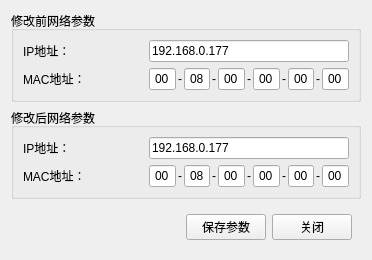
<?xml version="1.0" encoding="UTF-8"?>
<ui version="4.0">
 <class>NetSettingWindow</class>
 <widget class="QWidget" name="NetSettingWindow">
  <property name="geometry">
   <rect>
    <x>0</x>
    <y>0</y>
    <width>372</width>
    <height>237</height>
   </rect>
  </property>
  <property name="windowTitle">
   <string>网络设置</string>
  </property>
  <layout class="QVBoxLayout" name="verticalLayout">
   <item>
    <widget class="QGroupBox" name="groupBox">
     <property name="title">
      <string>修改前网络参数</string>
     </property>
     <layout class="QGridLayout" name="gridLayout_3">
      <item row="0" column="0">
       <widget class="QLabel" name="label_12">
        <property name="text">
         <string>IP地址：</string>
        </property>
       </widget>
      </item>
      <item row="1" column="0">
       <widget class="QLabel" name="label_13">
        <property name="text">
         <string>MAC地址：</string>
        </property>
       </widget>
      </item>
      <item row="0" column="1">
       <widget class="QLineEdit" name="lineEdit_ip_2">
        <property name="sizePolicy">
         <sizepolicy hsizetype="Fixed" vsizetype="Fixed">
          <horstretch>0</horstretch>
          <verstretch>0</verstretch>
         </sizepolicy>
        </property>
        <property name="maximumSize">
         <size>
          <width>200</width>
          <height>16777215</height>
         </size>
        </property>
        <property name="toolTip">
         <string>IP地址修改：总共32bit，从左到右，每字节对应着IP地址的一个8位2进制数，即XX-XX-XX-XX。</string>
        </property>
        <property name="statusTip">
         <string>IP地址修改：总共32bit，从左到右，每字节对应着IP地址的一个8位2进制数，即XX-XX-XX-XX。</string>
        </property>
        <property name="text">
         <string>192.168.0.177</string>
        </property>
        <property name="maxLength">
         <number>15</number>
        </property>
       </widget>
      </item>
      <item row="1" column="1">
       <widget class="QWidget" name="widget_2" native="true">
        <property name="maximumSize">
         <size>
          <width>200</width>
          <height>16777215</height>
         </size>
        </property>
        <layout class="QHBoxLayout" name="horizontalLayout_2">
         <property name="spacing">
          <number>2</number>
         </property>
         <property name="leftMargin">
          <number>0</number>
         </property>
         <property name="topMargin">
          <number>0</number>
         </property>
         <property name="rightMargin">
          <number>0</number>
         </property>
         <property name="bottomMargin">
          <number>0</number>
         </property>
         <item>
          <widget class="QLineEdit" name="lineEdit_mac_1">
           <property name="sizePolicy">
            <sizepolicy hsizetype="Preferred" vsizetype="Fixed">
             <horstretch>0</horstretch>
             <verstretch>0</verstretch>
            </sizepolicy>
           </property>
           <property name="text">
            <string>00</string>
           </property>
           <property name="alignment">
            <set>Qt::AlignCenter</set>
           </property>
           <property name="readOnly">
            <bool>true</bool>
           </property>
          </widget>
         </item>
         <item>
          <widget class="QLabel" name="label_15">
           <property name="text">
            <string>-</string>
           </property>
           <property name="alignment">
            <set>Qt::AlignCenter</set>
           </property>
          </widget>
         </item>
         <item>
          <widget class="QLineEdit" name="lineEdit_mac_2">
           <property name="text">
            <string>08</string>
           </property>
           <property name="alignment">
            <set>Qt::AlignCenter</set>
           </property>
           <property name="readOnly">
            <bool>true</bool>
           </property>
          </widget>
         </item>
         <item>
          <widget class="QLabel" name="label_16">
           <property name="text">
            <string>-</string>
           </property>
           <property name="alignment">
            <set>Qt::AlignCenter</set>
           </property>
          </widget>
         </item>
         <item>
          <widget class="QLineEdit" name="lineEdit_mac_3">
           <property name="toolTip">
            <string>MAC地址：MAC地址共48bit，最高的16位默认为00 08，后续32位与指令数据对应，即00-08-XX-XX-XX-XX。</string>
           </property>
           <property name="statusTip">
            <string>MAC地址：MAC地址共48bit，最高的16位默认为00 08，后续32位与指令数据对应，即00-08-XX-XX-XX-XX。</string>
           </property>
           <property name="text">
            <string>00</string>
           </property>
           <property name="maxLength">
            <number>2</number>
           </property>
           <property name="alignment">
            <set>Qt::AlignCenter</set>
           </property>
          </widget>
         </item>
         <item>
          <widget class="QLabel" name="label_18">
           <property name="text">
            <string>-</string>
           </property>
           <property name="alignment">
            <set>Qt::AlignCenter</set>
           </property>
          </widget>
         </item>
         <item>
          <widget class="QLineEdit" name="lineEdit_mac_4">
           <property name="toolTip">
            <string>MAC地址：MAC地址共48bit，最高的16位默认为00 08，后续32位与指令数据对应，即00-08-XX-XX-XX-XX。</string>
           </property>
           <property name="statusTip">
            <string>MAC地址：MAC地址共48bit，最高的16位默认为00 08，后续32位与指令数据对应，即00-08-XX-XX-XX-XX。</string>
           </property>
           <property name="text">
            <string>00</string>
           </property>
           <property name="maxLength">
            <number>2</number>
           </property>
           <property name="alignment">
            <set>Qt::AlignCenter</set>
           </property>
          </widget>
         </item>
         <item>
          <widget class="QLabel" name="label_20">
           <property name="text">
            <string>-</string>
           </property>
           <property name="alignment">
            <set>Qt::AlignCenter</set>
           </property>
          </widget>
         </item>
         <item>
          <widget class="QLineEdit" name="lineEdit_mac_5">
           <property name="toolTip">
            <string>MAC地址：MAC地址共48bit，最高的16位默认为00 08，后续32位与指令数据对应，即00-08-XX-XX-XX-XX。</string>
           </property>
           <property name="statusTip">
            <string>MAC地址：MAC地址共48bit，最高的16位默认为00 08，后续32位与指令数据对应，即00-08-XX-XX-XX-XX。</string>
           </property>
           <property name="text">
            <string>00</string>
           </property>
           <property name="maxLength">
            <number>2</number>
           </property>
           <property name="alignment">
            <set>Qt::AlignCenter</set>
           </property>
          </widget>
         </item>
         <item>
          <widget class="QLabel" name="label_19">
           <property name="text">
            <string>-</string>
           </property>
           <property name="alignment">
            <set>Qt::AlignCenter</set>
           </property>
          </widget>
         </item>
         <item>
          <widget class="QLineEdit" name="lineEdit_mac_6">
           <property name="toolTip">
            <string>MAC地址：MAC地址共48bit，最高的16位默认为00 08，后续32位与指令数据对应，即00-08-XX-XX-XX-XX。</string>
           </property>
           <property name="statusTip">
            <string>MAC地址：MAC地址共48bit，最高的16位默认为00 08，后续32位与指令数据对应，即00-08-XX-XX-XX-XX。</string>
           </property>
           <property name="text">
            <string>00</string>
           </property>
           <property name="maxLength">
            <number>2</number>
           </property>
           <property name="alignment">
            <set>Qt::AlignCenter</set>
           </property>
          </widget>
         </item>
        </layout>
       </widget>
      </item>
     </layout>
    </widget>
   </item>
   <item>
    <widget class="QGroupBox" name="groupBox_2">
     <property name="title">
      <string>修改后网络参数</string>
     </property>
     <layout class="QGridLayout" name="gridLayout_4">
      <item row="0" column="0">
       <widget class="QLabel" name="label_14">
        <property name="text">
         <string>IP地址：</string>
        </property>
       </widget>
      </item>
      <item row="1" column="0">
       <widget class="QLabel" name="label_17">
        <property name="text">
         <string>MAC地址：</string>
        </property>
       </widget>
      </item>
      <item row="0" column="1">
       <widget class="QLineEdit" name="lineEdit_ip_3">
        <property name="sizePolicy">
         <sizepolicy hsizetype="Fixed" vsizetype="Fixed">
          <horstretch>0</horstretch>
          <verstretch>0</verstretch>
         </sizepolicy>
        </property>
        <property name="maximumSize">
         <size>
          <width>200</width>
          <height>16777215</height>
         </size>
        </property>
        <property name="toolTip">
         <string>IP地址修改：总共32bit，从左到右，每字节对应着IP地址的一个8位2进制数，即XX-XX-XX-XX。</string>
        </property>
        <property name="statusTip">
         <string>IP地址修改：总共32bit，从左到右，每字节对应着IP地址的一个8位2进制数，即XX-XX-XX-XX。</string>
        </property>
        <property name="text">
         <string>192.168.0.177</string>
        </property>
        <property name="maxLength">
         <number>15</number>
        </property>
       </widget>
      </item>
      <item row="1" column="1">
       <widget class="QWidget" name="widget_3" native="true">
        <property name="maximumSize">
         <size>
          <width>200</width>
          <height>16777215</height>
         </size>
        </property>
        <layout class="QHBoxLayout" name="horizontalLayout_3">
         <property name="spacing">
          <number>2</number>
         </property>
         <property name="leftMargin">
          <number>0</number>
         </property>
         <property name="topMargin">
          <number>0</number>
         </property>
         <property name="rightMargin">
          <number>0</number>
         </property>
         <property name="bottomMargin">
          <number>0</number>
         </property>
         <item>
          <widget class="QLineEdit" name="lineEdit_mac_7">
           <property name="sizePolicy">
            <sizepolicy hsizetype="Preferred" vsizetype="Fixed">
             <horstretch>0</horstretch>
             <verstretch>0</verstretch>
            </sizepolicy>
           </property>
           <property name="text">
            <string>00</string>
           </property>
           <property name="alignment">
            <set>Qt::AlignCenter</set>
           </property>
           <property name="readOnly">
            <bool>true</bool>
           </property>
          </widget>
         </item>
         <item>
          <widget class="QLabel" name="label_21">
           <property name="text">
            <string>-</string>
           </property>
           <property name="alignment">
            <set>Qt::AlignCenter</set>
           </property>
          </widget>
         </item>
         <item>
          <widget class="QLineEdit" name="lineEdit_mac_8">
           <property name="text">
            <string>08</string>
           </property>
           <property name="alignment">
            <set>Qt::AlignCenter</set>
           </property>
           <property name="readOnly">
            <bool>true</bool>
           </property>
          </widget>
         </item>
         <item>
          <widget class="QLabel" name="label_22">
           <property name="text">
            <string>-</string>
           </property>
           <property name="alignment">
            <set>Qt::AlignCenter</set>
           </property>
          </widget>
         </item>
         <item>
          <widget class="QLineEdit" name="lineEdit_mac_9">
           <property name="toolTip">
            <string>MAC地址：MAC地址共48bit，最高的16位默认为00 08，后续32位与指令数据对应，即00-08-XX-XX-XX-XX。</string>
           </property>
           <property name="statusTip">
            <string>MAC地址：MAC地址共48bit，最高的16位默认为00 08，后续32位与指令数据对应，即00-08-XX-XX-XX-XX。</string>
           </property>
           <property name="text">
            <string>00</string>
           </property>
           <property name="maxLength">
            <number>2</number>
           </property>
           <property name="alignment">
            <set>Qt::AlignCenter</set>
           </property>
          </widget>
         </item>
         <item>
          <widget class="QLabel" name="label_23">
           <property name="text">
            <string>-</string>
           </property>
           <property name="alignment">
            <set>Qt::AlignCenter</set>
           </property>
          </widget>
         </item>
         <item>
          <widget class="QLineEdit" name="lineEdit_mac_10">
           <property name="toolTip">
            <string>MAC地址：MAC地址共48bit，最高的16位默认为00 08，后续32位与指令数据对应，即00-08-XX-XX-XX-XX。</string>
           </property>
           <property name="statusTip">
            <string>MAC地址：MAC地址共48bit，最高的16位默认为00 08，后续32位与指令数据对应，即00-08-XX-XX-XX-XX。</string>
           </property>
           <property name="text">
            <string>00</string>
           </property>
           <property name="maxLength">
            <number>2</number>
           </property>
           <property name="alignment">
            <set>Qt::AlignCenter</set>
           </property>
          </widget>
         </item>
         <item>
          <widget class="QLabel" name="label_24">
           <property name="text">
            <string>-</string>
           </property>
           <property name="alignment">
            <set>Qt::AlignCenter</set>
           </property>
          </widget>
         </item>
         <item>
          <widget class="QLineEdit" name="lineEdit_mac_11">
           <property name="toolTip">
            <string>MAC地址：MAC地址共48bit，最高的16位默认为00 08，后续32位与指令数据对应，即00-08-XX-XX-XX-XX。</string>
           </property>
           <property name="statusTip">
            <string>MAC地址：MAC地址共48bit，最高的16位默认为00 08，后续32位与指令数据对应，即00-08-XX-XX-XX-XX。</string>
           </property>
           <property name="text">
            <string>00</string>
           </property>
           <property name="maxLength">
            <number>2</number>
           </property>
           <property name="alignment">
            <set>Qt::AlignCenter</set>
           </property>
          </widget>
         </item>
         <item>
          <widget class="QLabel" name="label_25">
           <property name="text">
            <string>-</string>
           </property>
           <property name="alignment">
            <set>Qt::AlignCenter</set>
           </property>
          </widget>
         </item>
         <item>
          <widget class="QLineEdit" name="lineEdit_mac_12">
           <property name="toolTip">
            <string>MAC地址：MAC地址共48bit，最高的16位默认为00 08，后续32位与指令数据对应，即00-08-XX-XX-XX-XX。</string>
           </property>
           <property name="statusTip">
            <string>MAC地址：MAC地址共48bit，最高的16位默认为00 08，后续32位与指令数据对应，即00-08-XX-XX-XX-XX。</string>
           </property>
           <property name="text">
            <string>00</string>
           </property>
           <property name="maxLength">
            <number>2</number>
           </property>
           <property name="alignment">
            <set>Qt::AlignCenter</set>
           </property>
          </widget>
         </item>
        </layout>
       </widget>
      </item>
     </layout>
    </widget>
   </item>
   <item>
    <widget class="QWidget" name="widget" native="true">
     <property name="sizePolicy">
      <sizepolicy hsizetype="Preferred" vsizetype="Fixed">
       <horstretch>0</horstretch>
       <verstretch>0</verstretch>
      </sizepolicy>
     </property>
     <layout class="QHBoxLayout" name="horizontalLayout">
      <item>
       <spacer name="horizontalSpacer">
        <property name="orientation">
         <enum>Qt::Horizontal</enum>
        </property>
        <property name="sizeHint" stdset="0">
         <size>
          <width>138</width>
          <height>20</height>
         </size>
        </property>
       </spacer>
      </item>
      <item>
       <widget class="QPushButton" name="pushButton_save">
        <property name="text">
         <string>保存参数</string>
        </property>
       </widget>
      </item>
      <item>
       <widget class="QPushButton" name="pushButton_cancel">
        <property name="text">
         <string>关闭</string>
        </property>
       </widget>
      </item>
     </layout>
    </widget>
   </item>
  </layout>
 </widget>
 <resources/>
 <connections/>
</ui>
